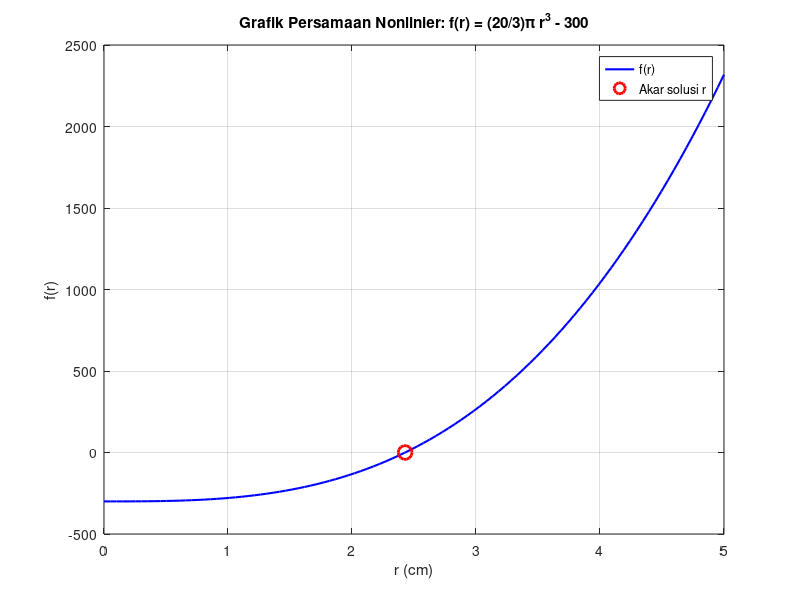

Recreate this plot in MATLAB.
% Noer Afdila_L0325033

clc; clear; close all;

% Diketahui
V = 300;                    % Volume bagian luar bola (cm^3)
f = @(r) (20/3)*pi*r.^3 - V; % Persamaan nonlinier f(r) = 0

% Tebakan awal (r) - diasumsikan kecil, misal 2 cm
r0 = 2;

% Gunakan metode numerik untuk mencari akar (f(r)=0)
r_sol = fzero(f, r0);

% Hitung volume bola dan tabung
V_bola = (4/3)*pi*r_sol^3;
V_tabung = 8*pi*r_sol^3;

% Tampilkan hasil
fprintf('=== Hasil Penyelesaian Persamaan Nonlinier ===\n');
fprintf('Jari-jari bola (r)         = %.4f cm\n', r_sol);
fprintf('Volume bola (V_bola)       = %.4f cm^3\n', V_bola);
fprintf('Volume tabung (V_tabung)   = %.4f cm^3\n', V_tabung);
fprintf('Volume di luar bola        = %.4f cm^3\n', V_tabung - V_bola);

% Visualisasi hasil
r = linspace(0, 5, 100);
plot(r, f(r), 'b', 'LineWidth', 1.5);
hold on;
plot(r_sol, 0, 'ro', 'MarkerSize', 10, 'LineWidth', 2);
xlabel('r (cm)');
ylabel('f(r)');
title('Grafik Persamaan Nonlinier: f(r) = (20/3)\pi r^3 - 300');
grid on;
legend('f(r)', 'Akar solusi r');
